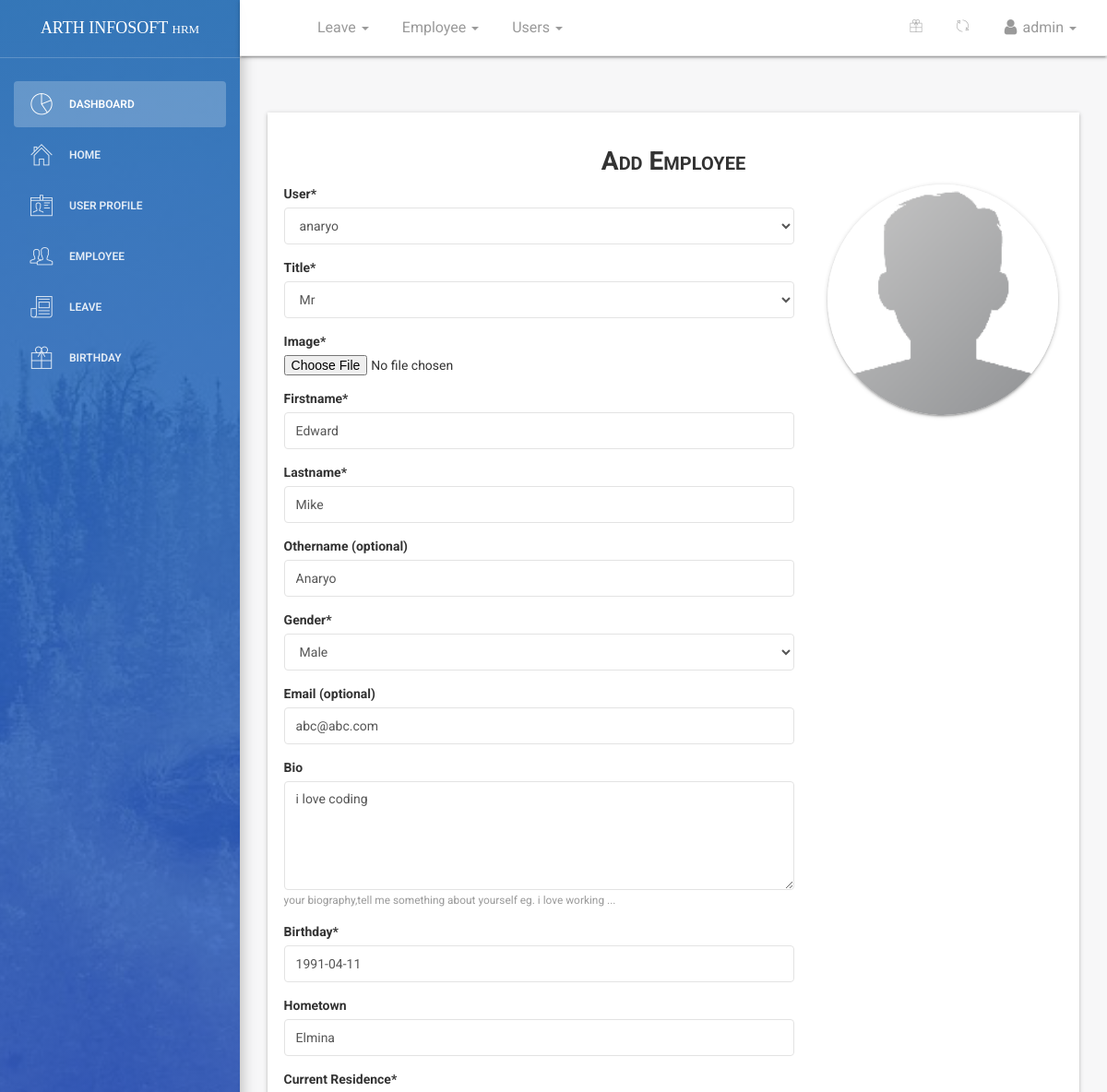
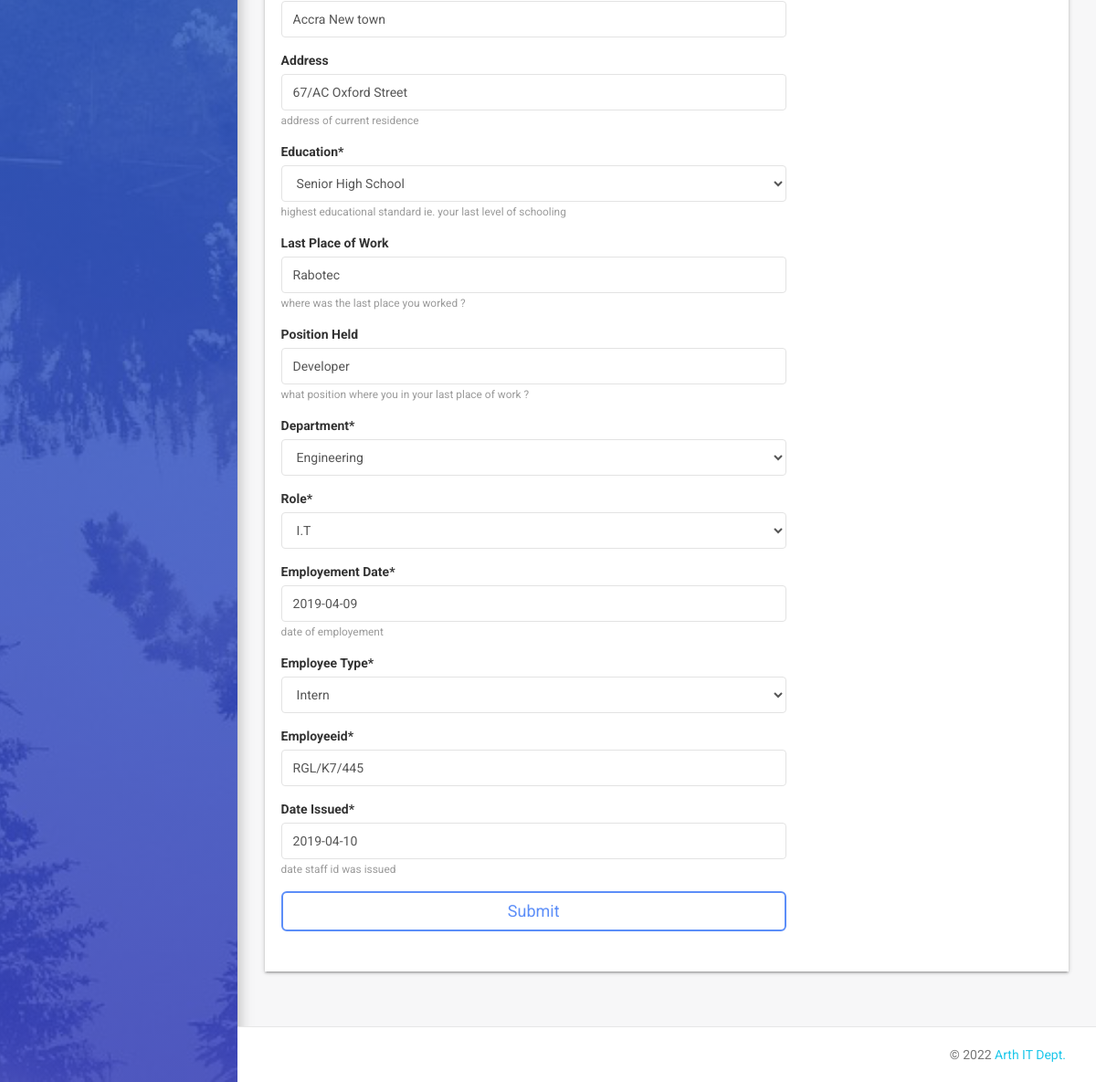
Screenshot of /dashboard/employee/profile/edit/41/ (signed in) with the database file from the repository (2 pictures, top to bottom).
### employee/models.py (models this page shows, shortened)
class Employee(models.Model):
    MALE = 'male'
    FEMALE = 'female'
    OTHER = 'other'
    NOT_KNOWN = 'Not Known'
    GENDER = (
    (MALE,'Male'),
    (FEMALE,'Female'),
    (OTHER,'Other'),
    (NOT_KNOWN,'Not Known'),
    )
    MR = 'Mr'
    MRS = 'Mrs'
    MSS = 'Mss'
    DR = 'Dr'
    SIR = 'Sir'
    MADAM = 'Madam'
    TITLE = (
    (MR,'Mr'),
    (MRS,'Mrs'),
    (MSS,'Mss'),
    (DR,'Dr'),
    (SIR,'Sir'),
    (MADAM,'Madam'),
    )
    FULL_TIME = 'Full-Time'
    PART_TIME = 'Part-Time'
    CONTRACT = 'Contract'
    INTERN = 'Intern'
    EMPLOYEETYPE = (
    (FULL_TIME,'Full-Time'),
    (PART_TIME,'Part-Time'),
    (CONTRACT,'Contract'),
    (INTERN,'Intern'),
    )
    OLEVEL = 'O-LEVEL'
    SENIORHIGH = 'Senior High'
    JUNIORHIGH = 'Junior High'
    TERTIARY = 'Tertiary'
    PRIMARY = 'Primary Level'
    OTHER = 'Other'
    EDUCATIONAL_LEVEL = (
    (SENIORHIGH,'Senior High School'),
    (JUNIORHIGH,'Junior High School'),
    (PRIMARY,'Primary School'),
    (TERTIARY,'Tertiary/University/Polytechnic'),
    (OLEVEL,'OLevel'),
    (OTHER,'Other'),
    )
    user = models.ForeignKey(User,on_delete=models.CASCADE,default=1)
    title = models.CharField(('Title'),max_length=80,default=MR,choices=TITLE,blank=False,null=True)
    image = models.FileField(('Profile Image'),upload_to='profiles',default='default.png',blank=True,null=True,help_text='upload image size less than 2.0MB')#work on path username-date/image
    firstname = models.CharField(('Firstname'),max_length=125,null=False,blank=False)
    lastname = models.CharField(('Lastname'),max_length=125,null=False,blank=False)
    othername = models.CharField(('Othername (optional)'),max_length=125,null=True,blank=True)
    sex = models.CharField(('Gender'),max_length=100,default=MALE,choices=GENDER,blank=False)
    email = models.CharField(('Email (optional)'),max_length=255,default=None,blank=True,null=True)
    bio = models.CharField(('Bio'),help_text='your biography,tell me something about yourself eg. i love working ...',max_length=255,default='',null=True,blank=True)
    birthday = models.DateField(('Birthday'),blank=False,null=False)
    hometown = models.CharField(('Hometown'),max_length=125,null=True,blank=True)
    residence = models.CharField(('Current Residence'),max_length=125,null=False,blank=False)
    address = models.CharField(('Address'),help_text='address of current residence',max_length=125,null=True,blank=True)
    education = models.CharField(('Education'),help_text='highest educational standard ie. your last level of schooling',max_length=20,default=SENIORHIGH,choices=EDUCATIONAL_LEVEL,blank=False,null=True)
    lastwork = models.CharField(('Last Place of Work'),help_text='where was the last place you worked ?',max_length=125,null=True,blank=True)
    position = models.CharField(('Position Held'),help_text='what position where you in your last place of work ?',max_length=255,null=True,blank=True)
    department =  models.ForeignKey(Department,verbose_name =('Department'),on_delete=models.SET_NULL,null=True,default=None)
    role =  models.ForeignKey(Role,verbose_name =('Role'),on_delete=models.SET_NULL,null=True,default=None)
    startdate = models.DateField(('Employement Date'),help_text='date of employement',blank=False,null=True)
    employeetype = models.CharField(('Employee Type'),max_length=15,default=FULL_TIME,choices=EMPLOYEETYPE,blank=False,null=True)
    employeeid = models.CharField(('Employee ID Number'),max_length=10,null=True,blank=True)
    dateissued = models.DateField(('Date Issued'),help_text='date staff id was issued',blank=False,null=True)
    is_blocked = models.BooleanField(('Is Blocked'),help_text='button to toggle employee block and unblock',default=False)
    is_deleted = models.BooleanField(('Is Deleted'),help_text='button to toggle employee deleted and undelete',default=False)
    created = models.DateTimeField(verbose_name=('Created'),auto_now_add=True,null=True)
    updated = models.DateTimeField(verbose_name=('Updated'),auto_now=True,null=True)
    objects = EmployeeManager()
    class Meta:
        verbose_name = ('Employee')
        verbose_name_plural = ('Employees')
        ordering = ['-created']
    @property
    def get_full_name(self):
        fullname = ''
        firstname = self.firstname
        lastname = self.lastname
        othername = self.othername
        if (firstname and lastname) or othername is None:
            fullname = firstname +' '+ lastname
            return fullname
        elif othername:
            fullname = firstname + ' '+ lastname +' '+othername
            return fullname
        return

### dashboard/views.py (the view, shortened to what this page needs)
# urls.py: path('employee/profile/edit/<int:id>/',views.employee_edit_data,name='edit'),
def employee_edit_data(request,id):
	if not (request.user.is_authenticated and request.user.is_superuser and request.user.is_staff):
		return redirect('/')
	employee = get_object_or_404(Employee, id = id)
	dataset = dict()
	form = EmployeeCreateForm(request.POST or None,request.FILES or None,instance = employee)
	dataset['form'] = form
	dataset['title'] = 'edit - {0}'.format(employee.get_full_name)
	return render(request,'dashboard/employee_create.html',dataset)

### employee/forms.py
class EmployeeCreateForm(forms.ModelForm):
	employeeid = forms.CharField(widget=forms.TextInput(attrs={'placeholder':'please enter 5 characters without RGL or slashes eg. A0025'}))
	image = forms.ImageField(widget=forms.FileInput(attrs={'onchange':'previewImage(this);'}))
	class Meta:
		model = Employee
		exclude = ['is_blocked','is_deleted','created','updated']
		widgets = {
				'bio':forms.Textarea(attrs={'cols':5,'rows':5})
		}

### employee/managers.py (called while the page is built)
    def get_queryset(self):
        return super().get_queryset().filter(is_deleted=False)

### employee/models.py (called while the page is built)
    def __str__(self):
        return self.name

    def __str__(self):
        return self.name

### templates/dashboard/employee_create.html (shortened to what this page needs)
{% extends '_layout.html' %}
{% load static %}
{% load crispy_forms_tags %}
 {% block navheader %}
    {% include 'includes/navheader_employee_app.html' %}
 {% endblock %}
 {% block content %}
        <section class="content">
            <section class="container-fluid">
                    <section class="row">
                        <section class="col col-sm-8 offset-sm-2">
                        </section>
                    </section>
                <section class="form-wrapper">
                    <section class="row">
                        <section class="col-lg-12 col-md-12 col-sm-12 text-center">
                            <h3 class="title-h3">Add Employee</h3>
                        </section>
                    </section>
                    <section class="row">
                        <section class="col-lg-8 col-md-12 col-sm-12">
                            <form action="" method="POST" enctype="multipart/form-data">
                                {{form | crispy }}
                                <button type="submit" class="btn btn-primary btn-lg btn-block">Submit</button>
                            </form>
                        </section>
                        <section  class="col-lg-4 col-md-12 col-sm-12 text-center">
                            <section class="prev-holder">
                                <img src="{% static 'img/default-avatar.png' %}" alt="" id='temp-preview-image' class="prev-avatar" />
                            </section>
                        </section>
                    </section>
                </section>
            </section>
        </section>
 {% endblock %}

### templates/includes/navheader_employee_app.html (shortened to what this page needs)
 {% load static %}
 <nav class="navbar navbar-default navbar-fixed shadow">
            <div class="container-fluid">
                <div class="collapse navbar-collapse">
                    <ul class="nav navbar-nav navbar-left">
                        <li>
                            <a href="" class="dropdown-toggle" data-toggle="dropdown">
                            </a>
                        </li>
                        <li class="dropdown">
                              <a href="" class="dropdown-toggle" data-toggle="dropdown">
                                    <p>
                                        Leave
                                        <b class="caret"></b>
                                    </p>
                              </a>
                        </li>
                        {% if request.user.is_superuser and request.user.is_staff %}
                        <li class="dropdown">
                              <a href="" class="dropdown-toggle" data-toggle="dropdown">
                                    <p>
                                        Employee
                                        <b class="caret"></b>
                                    </p>
                              </a>
                        </li>
                        {% endif %}
                        {% if request.user.is_superuser and request.user.is_staff %}
                        <li class="dropdown">
                              <a href="" class="dropdown-toggle" data-toggle="dropdown">
                                    <p>
                                        Users
                                        <b class="caret"></b>
                                    </p>
                              </a>
                        </li>
                        {% endif %}
                    </ul>
                    <ul class="nav navbar-nav navbar-right">
                        <li>
                            <a href="{% url 'dashboard:birthdays' %}" title="upcoming birthday" >
                                <i class="pe-7s-gift"></i>
                            </a>
                        </li>
                        <li class="dropdown">
                              <a href="" class="dropdown-toggle refresh-page" data-toggle="dropdown" title="refresh current page">
                                    <i class="pe-7s-refresh-2"></i>
                              </a>
                        </li>
                        <li class="dropdown">
                              <a href="" class="dropdown-toggle" data-toggle="dropdown">
                                    <p>
                                        <i class="fa fa-user"></i> {{ request.user}}
                                        <b class="caret"></b>
                                    </p>
                              </a>
                        </li>
                    </ul>
                </div>
            </div>
        </nav>

### rows the page displays
Employee: user "anaryo", title "Mr", firstname "Edward", lastname "Mike", othername "Anaryo", sex "Male", email "abc@abc.com", bio "i love coding", birthday "1991-04-11", hometown "Elmina", residence "Accra New town", address "67/AC Oxford Street", education "Senior High School", lastwork "Rabotec", position "Developer", department "Engineering", role "I.T", startdate "2019-04-09", employeetype "Intern", employeeid "RGL/K7/445", dateissued "2019-04-10"

### other values shown
{{ request.user }} "admin"
